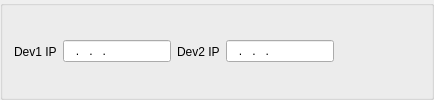
       <widget class="QGroupBox" name="groupBox_2">
        <property name="title">
         <string/>
        </property>
        <layout class="QHBoxLayout" name="horizontalLayout" stretch="0,0,0,0,5,0">
         <item>
          <widget class="QLabel" name="label_28">
           <property name="text">
            <string>Dev1 IP</string>
           </property>
          </widget>
         </item>
         <item>
          <widget class="QLineEdit" name="Dev1IPEdit">
           <property name="inputMask">
            <string>000.000.000.000</string>
           </property>
          </widget>
         </item>
         <item>
          <widget class="QLabel" name="label_29">
           <property name="text">
            <string>Dev2 IP</string>
           </property>
          </widget>
         </item>
         <item>
          <widget class="QLineEdit" name="Dev2IPEdit">
           <property name="inputMask">
            <string>000.000.000.000</string>
           </property>
          </widget>
         </item>
         <item>
          <spacer name="horizontalSpacer">
           <property name="orientation">
            <enum>Qt::Horizontal</enum>
           </property>
           <property name="sizeHint" stdset="0">
            <size>
             <width>40</width>
             <height>20</height>
            </size>
           </property>
          </spacer>
         </item>
         <item>
          <widget class="QPushButton" name="pushButton">
           <property name="text">
            <string/>
           </property>
           <property name="icon">
            <iconset resource="source.qrc">
             <normaloff>:/config/image/Sync_stop.png</normaloff>:/config/image/Sync_stop.png</iconset>
           </property>
           <property name="iconSize">
            <size>
             <width>20</width>
             <height>20</height>
            </size>
           </property>
           <property name="flat">
            <bool>true</bool>
           </property>
          </widget>
         </item>
        </layout>
       </widget>
